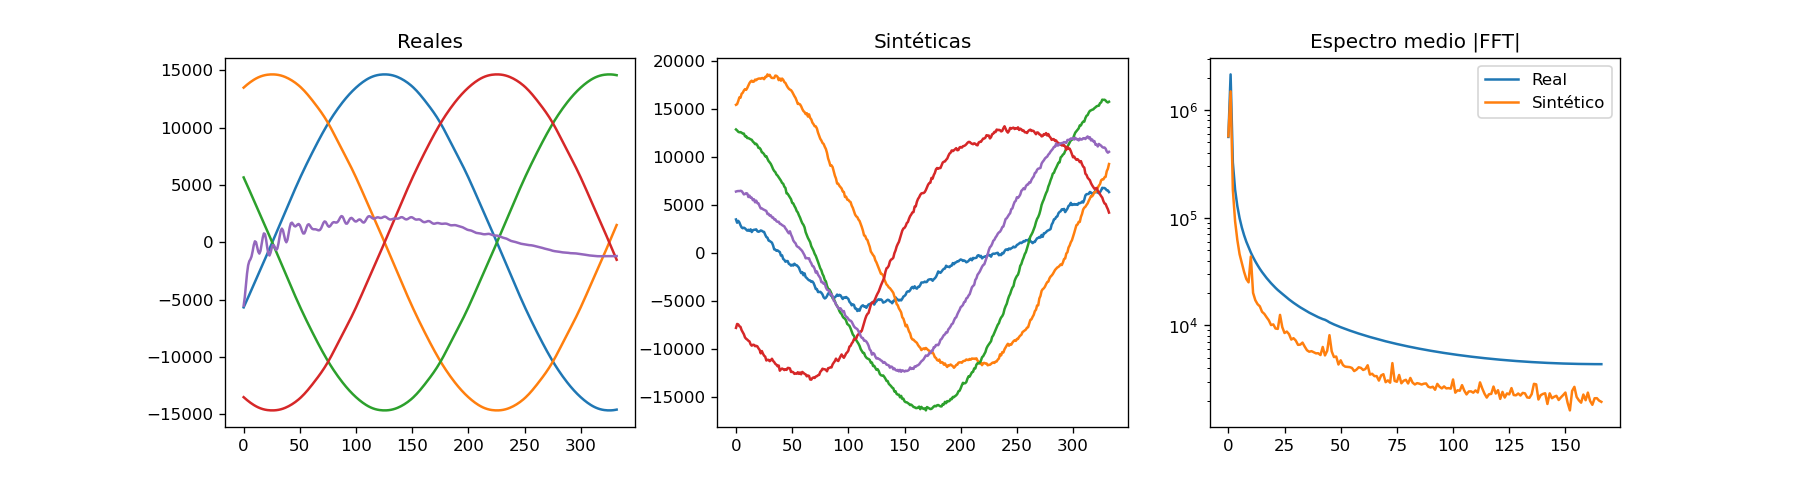

Source code (Python):
import numpy as np
import pandas as pd
import matplotlib
matplotlib.use("Agg")  # WSL sin pantalla: guardamos a PNG
import matplotlib.pyplot as plt
from ff_safe import FourierFlowSafe

CSV = "PMU_AlexyDonald2.csv"   
CANAL = "BUS10Va"
WIN = 333      # impar (ver nota abajo); ~1 ciclo a 60 Hz si fs = 20 kHz
STRIDE = 10    # paso entre ventanas (menos solapamiento, menos memoria)

# 1) Carga. Los encabezados traen espacios (" BUS10Va"), hay que limpiarlos
df = pd.read_csv(CSV)
df.columns = df.columns.str.strip()
print("Columnas:", list(df.columns)[:5], "...")
dt = df["Time"].diff().median()
print("dt mediano: %.3e s  ->  fs = %.1f Hz" % (dt, 1.0 / dt))

x = df[CANAL].values.astype(np.float64)

# 2) MinMax del canal (guardamos min/max para desnormalizar)
xmin, xmax = x.min(), x.max()
xn = (x - xmin) / (xmax - xmin + 1e-7)

# 3) Ventanas
X = [xn[i:i + WIN] for i in range(0, len(xn) - WIN, STRIDE)]
print("Ventanas:", len(X), "de largo", WIN)

# 4) Entrenar y muestrear
model = FourierFlowSafe(hidden=200, fft_size=WIN, n_flows=3, normalize=True)
losses = model.fit(X, epochs=300, display_step=50)
S = model.sample(200)
print("Forma de muestras:", S.shape, " nan:", np.isnan(S).any())

# 5) Desnormalizar y comparar visualmente
real = np.array(X) * (xmax - xmin) + xmin
synth = S * (xmax - xmin) + xmin

fig, ax = plt.subplots(1, 3, figsize=(15, 4))
for k in range(5):
    ax[0].plot(real[k * 50])
    ax[1].plot(synth[k])
ax[0].set_title("Reales"); ax[1].set_title("Sintéticas")
ax[2].semilogy(np.abs(np.fft.rfft(real, axis=1)).mean(0), label="Real")
ax[2].semilogy(np.abs(np.fft.rfft(synth, axis=1)).mean(0), label="Sintético")
ax[2].set_title("Espectro medio |FFT|"); ax[2].legend()
plt.savefig("pmu_smoke.png", dpi=120)
print("Guardado pmu_smoke.png")
